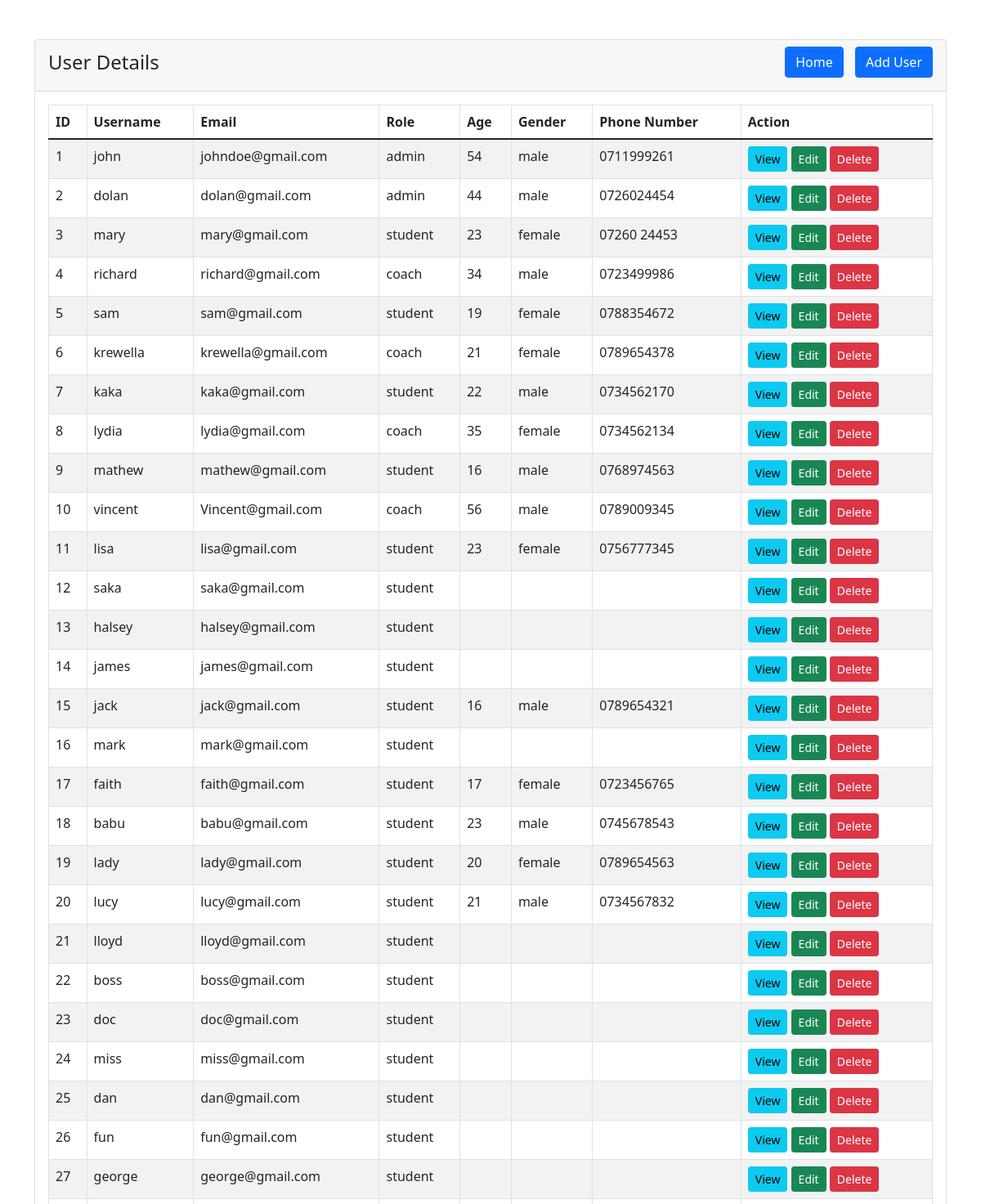
Before: /admin/user_details.php (upper part) with the older database file.
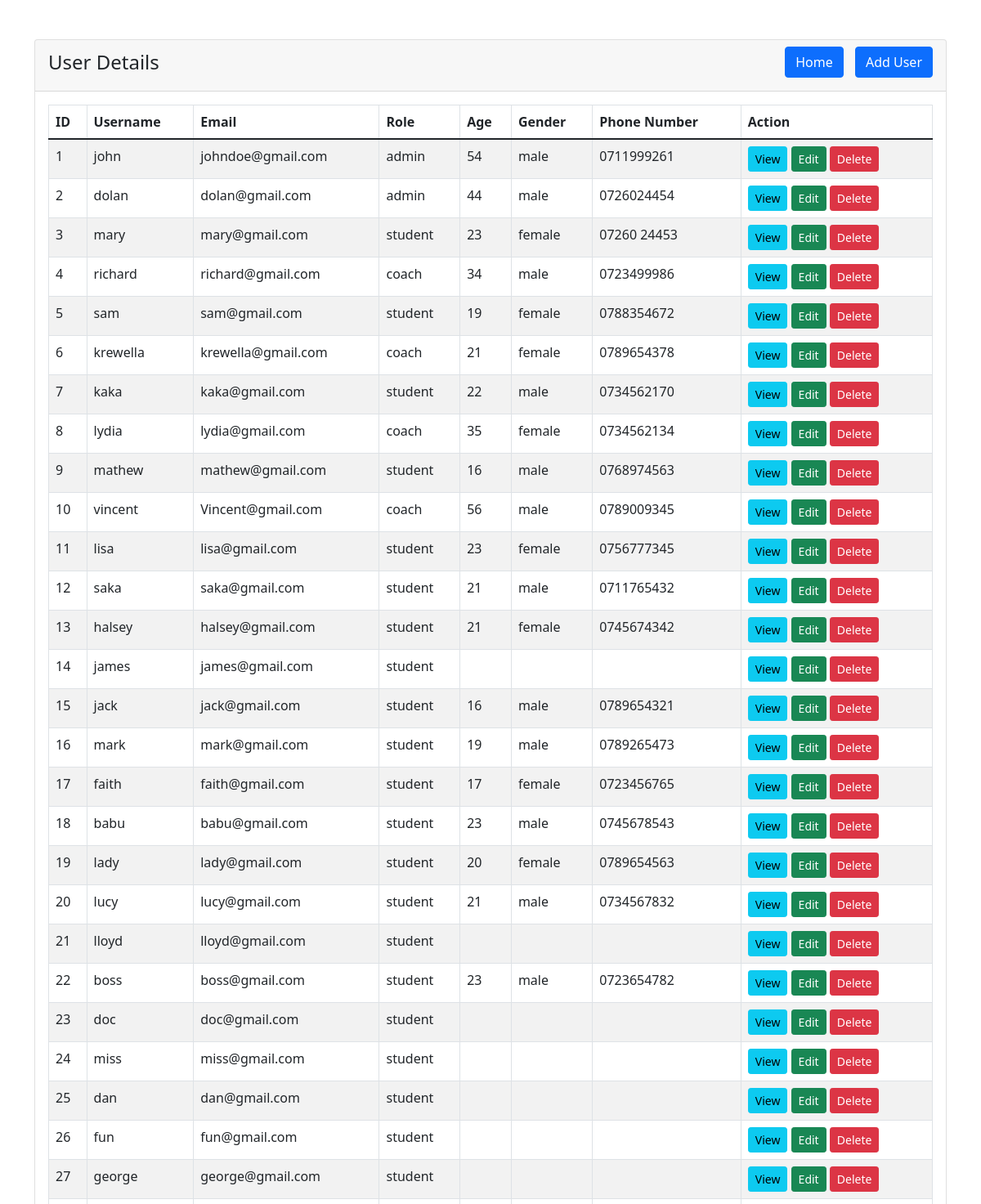
After: the same page with the newer database file.
### tables this page shows
CREATE TABLE `users` (
  `id` int(11) NOT NULL,
  `username` varchar(30) NOT NULL,
  `pwd` varchar(255) NOT NULL,
  `email` varchar(100) NOT NULL,
  `created_at` datetime NOT NULL DEFAULT curtime(),
  `role` varchar(50) NOT NULL DEFAULT 'student',
  `age` int(11) DEFAULT NULL,
  `gender` varchar(10) DEFAULT NULL,
  `phone_number` varchar(20) DEFAULT NULL
);

### admin/user_details.php (the view, shortened to what this page needs)
<?php
require '../includes/dbh.inc.php';
?>
<!doctype html>
<html lang="en">
<head>
    <link href="https://cdn.jsdelivr.net/npm/bootstrap@5.1.3/dist/css/bootstrap.min.css" rel="stylesheet">
</head>
<body>
<div class="container mt-5">
    <div class="row">
        <div class="col-md-12">
            <div class="card">
                <div class="card-header">
                <h4 class="d-flex justify-content-between align-items-center">
                <span>User Details</span>
            <div>
                <a href="dashboard.php" class="btn btn-primary me-2">Home</a>
                <a href="user_create.php" class="btn btn-primary">Add User</a>
        </div>
</h4>
                </div>
                <div class="card-body table-responsive">
                    <table class="table table-bordered table-striped">
                        <thead>
                        <tr>
                            <th>ID</th>
                            <th>Username</th>
                            <th>Email</th>
                            <th>Role</th>
                            <th>Age</th>
                            <th>Gender</th>
                            <th>Phone Number</th>
                            <th>Action</th>
                        </tr>
                        </thead>
                        <tbody>
                        <?php
                        $query = "SELECT * FROM users";
                        $query_run = mysqli_query($con, $query);
                        if (mysqli_num_rows($query_run) > 0) {
                            foreach ($query_run as $user) {
                                ?>
                                <tr>
                                    <td><?= $user['id']; ?></td>
                                    <td><?= $user['username']; ?></td>
                                    <td><?= $user['email']; ?></td>
                                    <td><?= $user['role']; ?></td>
                                    <td><?= $user['age']; ?></td>
                                    <td><?= $user['gender']; ?></td>
                                    <td><?= $user['phone_number']; ?></td>
                                    <td>
                                        <a href="user_view.php?id=<?= $user['id']; ?>" class="btn btn-info btn-sm">View</a>
                                        <a href="user_edit.php?id=<?= $user['id']; ?>" class="btn btn-success btn-sm">Edit</a>
                                        <form action="user_details.php" method="POST" class="d-inline">
                                            <button type="submit" class="btn btn-danger btn-sm">Delete</button>
                                        </form>
                                    </td>
                                </tr>
                                <?php
                            }
                        } else {
                            echo "<h5>No Record Found!</h5>";
                        }
                        ?>
                        </tbody>
                    </table>
                </div>
            </div>
        </div>
    </div>
</div>
</body>
</html>

Changed rows visible on the page:
changed users "saka": age (not shown) → "21"; gender (not shown) → "male"; phone_number (not shown) → "0711765432"
changed users "halsey": age (not shown) → "21"; gender (not shown) → "female"; phone_number (not shown) → "0745674342"
changed users "mark": age (not shown) → "19"; gender (not shown) → "male"; phone_number (not shown) → "0789265473"
changed users "boss": age (not shown) → "23"; gender (not shown) → "male"; phone_number (not shown) → "0723654782"
